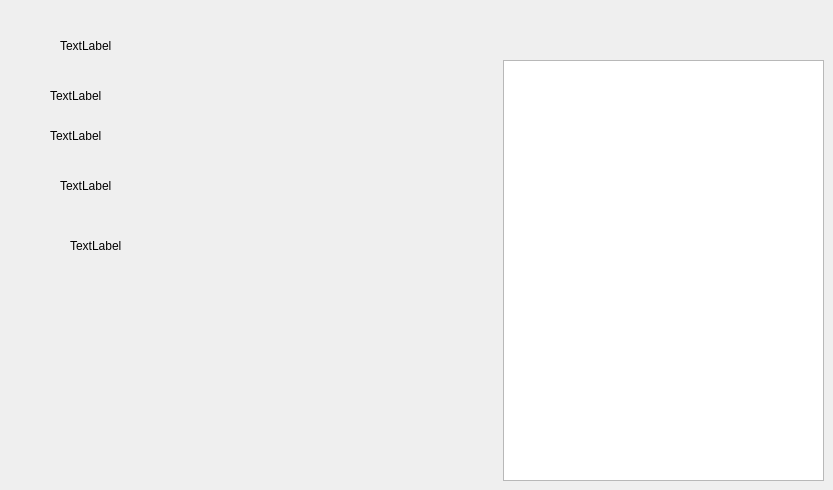
   <widget class="QWidget" name="page">
    <widget class="QPlainTextEdit" name="plainTextEdit">
     <property name="geometry">
      <rect>
       <x>503</x>
       <y>60</y>
       <width>321</width>
       <height>421</height>
      </rect>
     </property>
    </widget>
    <widget class="QLabel" name="label">
     <property name="geometry">
      <rect>
       <x>60</x>
       <y>30</y>
       <width>191</width>
       <height>31</height>
      </rect>
     </property>
     <property name="text">
      <string>TextLabel</string>
     </property>
    </widget>
    <widget class="QLabel" name="label_2">
     <property name="geometry">
      <rect>
       <x>50</x>
       <y>80</y>
       <width>191</width>
       <height>31</height>
      </rect>
     </property>
     <property name="text">
      <string>TextLabel</string>
     </property>
    </widget>
    <widget class="QLabel" name="label_3">
     <property name="geometry">
      <rect>
       <x>50</x>
       <y>120</y>
       <width>191</width>
       <height>31</height>
      </rect>
     </property>
     <property name="text">
      <string>TextLabel</string>
     </property>
    </widget>
    <widget class="QLabel" name="label_4">
     <property name="geometry">
      <rect>
       <x>60</x>
       <y>170</y>
       <width>191</width>
       <height>31</height>
      </rect>
     </property>
     <property name="text">
      <string>TextLabel</string>
     </property>
    </widget>
    <widget class="QLabel" name="label_12">
     <property name="geometry">
      <rect>
       <x>70</x>
       <y>230</y>
       <width>191</width>
       <height>31</height>
      </rect>
     </property>
     <property name="text">
      <string>TextLabel</string>
     </property>
    </widget>
   </widget>
